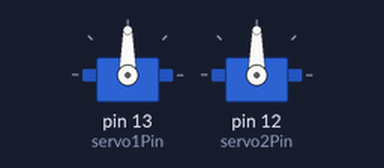
A sketch run on a simulated Arduino Uno, built with avr-gcc and run on an emulated ATmega328P. On the bench: 2 × servo. Random numbers use the default seed unless the sketch sets one.

Above: at 0.1 s.
At 18.33 s:
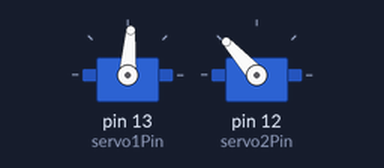
At 28.24 s:
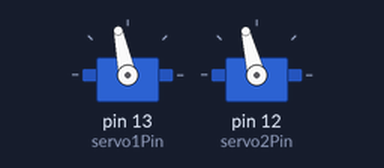
At 38.54 s:
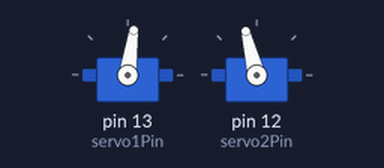
Timing chart, 0 to 40.0 s (numbered marks = the images above):
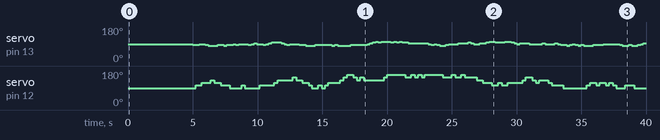

The sketch:

QlearningTEST1.ino
```cpp
#include "Arduino.h"
/*
 Author: Andrew August
 Date:   10/20/141

 This program functions as the "brain" of a reinforcement learning
 agent who's goal is to crawl forward using two arms attached to two
 servos.  For a more detailed description see video at https://www.youtube.com/watch?v=f2nIKFMyfSg

 Intended for use in Arduino UNO
 */

#include <Servo.h>

// #include <NewPing.h>

#define trigPin 10
#define echoPin 6
#define maxDistance 300
#define servo1Pin 13
#define servo2Pin 12
#define trigPin 10

// NewPing ultrasonic(trigPin, echoPin, maxDistance);
Servo servo1;        //lower joint
Servo servo2;        //upper joint

/////////////////////////////////////////////////////////////////////////////////

//Computational parameters
float gamma = 0.75;      //look-ahead weight
float alpha = 0.1; //"Forgetfulness" weight.  The closer this is to 1 the more weight is given to recent samples.

//Parameters for getAction()
float epsilon; //epsilon is the probability of choosing an action randomly.  1-epsilon is the probability of choosing the optimal action

//Servo1 parametersz
//This servo moves up with increased angle
const int numTheta1States = 6;
float theta1InitialAngle = 90.0;
float theta1Max = 100.0; //Can't exceed 110 or else arm will hit bar   //Need theta1Max and theta1Min between 0 and 180
float theta1Min = 80.0;
float deltaTheta1 = (theta1Max - theta1Min) / (float(numTheta1States) - 1.0); //The change in servo1's angle when an action is performed on it
int s1 = int((theta1InitialAngle - theta1Min) / deltaTheta1); //This is an integer between zero and numTheta1States-1 used to index the state number of servo1
float delayTime1 = 4.5 * deltaTheta1; //The time in ms for the servo to move deltaTheta1

//Servo2 parameters
//This servo moves down with increased angle
const int numTheta2States = 6;
float theta2InitialAngle = 90.0;
float theta2Max = 160.0;        //Need theta2Max and theta2Min between 0 and 180
float theta2Min = 90.0;
float deltaTheta2 = (theta2Max - theta2Min) / (float(numTheta2States) - 1.0); //The change in servo2's angle when an action is performed on it
int s2 = int((theta2InitialAngle - theta2Min) / deltaTheta2); //This is an integer between zero and numTheta2States-1 used to index the state number of servo2
float delayTime2 = 4.5 * deltaTheta2;

//Initialize Q to zeros
const int numStates = numTheta1States * numTheta2States;
const int numActions = 4;
float Q[numStates][numActions];

//Initialize the state number. The state number is calculated using the theta1 state number and
//the theta2 state number.  This is the row index of the state in the matrix Q. Starts indexing at 0.
int s = int(s1 * numTheta2States + s2);
int sPrime = s;

//Initialize vars for getDeltaDistanceRolled()
float distanceNew = 0.0;
float distanceOld = 0.0;
float deltaDistance = 0.0;

//These get used in the main loop
float r = 0.0;
float lookAheadValue = 0.0;
float sample = 0.0;
int a = 0;

/////////////////////////////////////////////////////////////////////////////////

void setup() {
	servo1.attach(servo1Pin);
	servo2.attach(servo2Pin);
	servo1.write(theta1InitialAngle);
	servo2.write(theta2InitialAngle);
	delay(5000);
}

/////////////////////////////////////////////////////////////////////////////////

//Returns an action 0, 1, 2, or 3
int getAction() {
	int action;
	float valMax = -10000000.0;
	float val;
	int aMax;
	float randVal;
	int allowedActions[4] = { -1, -1, -1, -1 }; //-1 if action of the index takes you outside the state space.  +1 otherwise
	boolean randomActionFound = false;

	//find the optimal action.  Exclude actions that take you outside the allowed-state space.
	if ((s1 + 1) != numTheta1States) {
		allowedActions[0] = 1;
		val = Q[s][0];
		if (val > valMax) {
			valMax = val;
			aMax = 0;
		}
	}
	if (s1 != 0) {
		allowedActions[1] = 1;
		val = Q[s][1];
		if (val > valMax) {
			valMax = val;
			aMax = 1;
		}
	}
	if ((s2 + 1) != numTheta2States) {
		allowedActions[2] = 1;
		val = Q[s][2];
		if (val > valMax) {
			valMax = val;
			aMax = 2;
		}
	}
	if (s2 != 0) {
		allowedActions[3] = 1;
		val = Q[s][3];
		if (val > valMax) {
			valMax = val;
			aMax = 3;
		}
	}

	//implement epsilon greedy
	randVal = float(random(0, 101));
	if (randVal < (1.0 - epsilon) * 100.0) { //choose the optimal action with probability 1-epsilon
		action = aMax;
	} else {
		while (!randomActionFound) {
			action = int(random(0, 4)); //otherwise pick an action between 0 and 3 randomly (inclusive), but don't use actions that take you outside the state-space
			if (allowedActions[action] == 1) {
				randomActionFound = true;
			}
		}
	}

	return (action);
}

//Given a and the global(s) find the next state.  Also keep track of the individual joint indexes s1 and s2.
void setSPrime(int action) {

	if (action == 0) {
		//joint1++
		sPrime = s + numTheta2States;
		s1++;
	} else if (action == 1) {
		//joint1--
		sPrime = s - numTheta2States;
		s1--;
	} else if (action == 2) {
		//joint2++
		sPrime = s + 1;
		s2++;
	} else {
		//joint2--
		sPrime = s - 1;
		s2--;
	}
}

//Update the position of the servos (this is the physical state transition command)
void setPhysicalState(int action) {
	float currentAngle;
	float finalAngle;

	if (action == 0) {
		currentAngle = servo1.read();
		finalAngle = currentAngle + deltaTheta1;
		servo1.write(finalAngle);
		delay(delayTime1);
	} else if (action == 1) {
		currentAngle = servo1.read();
		finalAngle = currentAngle - deltaTheta1;
		servo1.write(finalAngle);
		delay(delayTime1);
	} else if (action == 2) {
		currentAngle = servo2.read();
		finalAngle = currentAngle + deltaTheta2;
		servo2.write(finalAngle);
		delay(delayTime2);
	} else {
		currentAngle = servo2.read();
		finalAngle = currentAngle - deltaTheta2;
		servo2.write(finalAngle);
		delay(delayTime2);
	}
}

//Get the reward using the distance the agent has moved since the last call
float getDeltaDistanceRolled() {
	//get current distance
	// distanceNew = float(ultrasonic.ping());
	deltaDistance = distanceNew - distanceOld;
	if (abs(deltaDistance) < 57.0 || abs(deltaDistance) > 230.0) { //don't count noise
		deltaDistance = 0.0;
	}
	distanceOld = distanceNew;

	return deltaDistance;
}

//Get max over a' of Q(s',a'), but be careful not to look at actions which take the agent outside of the allowed state space
float getLookAhead() {
	float valMax = -100000.0;
	float val;

	if ((s1 + 1) != numTheta1States) {
		val = Q[sPrime][0];
		if (val > valMax) {
			valMax = val;
		}
	}
	if (s1 != 0) {
		val = Q[sPrime][1];
		if (val > valMax) {
			valMax = val;
		}
	}
	if ((s2 + 1) != numTheta2States) {
		val = Q[sPrime][2];
		if (val > valMax) {
			valMax = val;
		}
	}
	if (s2 != 0) {
		val = Q[sPrime][3];
		if (val > valMax) {
			valMax = val;
		}
	}

	return valMax;
}

void printQ() {
	for (int i = 0; i < numStates; i++) {
		for (int j = 0; j < numActions; j++) {
			Serial.print(Q[i][j]);
			Serial.print(" ");
		}
		Serial.println(" ");
	}
	Serial.println(" ");
}

void initializeQ() {
	for (int i = 0; i < numStates; i++) {
		for (int j = 0; j < numActions; j++) {
			Q[i][j] = 10.0; //Initialize to a positive number to represent optimism over all state-actions
		}
	}
}

/////////////////////////////////////////////////////////////////////////////////

const int rollDelay = 200; //allow time for the agent to roll after it sets its physical state
const float explorationMinutes = 1.0;  //the desired exploration time in minutes
const float explorationConst = (explorationMinutes * 60.0)
		/ ((float(rollDelay)) / 1000.0); //this is the approximate exploration time in units of number of times through the loop

int t = 0;
void loop() {
	t++;
	epsilon = exp(-float(t) / explorationConst);
	a = getAction();           //a is beween 0 and 3
	setSPrime(a);              //this also updates s1 and s2.
	setPhysicalState(a);

	delay(rollDelay); //put a delay after the physical action occurs so the agent has time to move/roll before measuring the new position (before calling getDeltaDistanceRolled)

	r = getDeltaDistanceRolled();
	lookAheadValue = getLookAhead();
	sample = r + gamma * lookAheadValue;
	Q[s][a] = Q[s][a] + alpha * (sample - Q[s][a]);
	s = sPrime;

	if (t == 2) { //need to reset Q at the beginning since a spurious value arises at the first initialization (something from the rangefinder..)
		initializeQ();
	}

	//if(t == int(explorationConst)){
	//  printQ();
	//}
}
```

Measured:
- by itself, servo on pin 13 (servo1Pin): 90° → 86° at 5.0 s, → 90° 0.48 s later, → 86° 0.48 s later, → 82° 0.22 s later, … (83 changes in this stretch)
- by itself, servo on pin 12 (servo2Pin): 90° → 104° at 5.2 s, → 118° 0.48 s later, → 132° 0.70 s later, → 118° 0.26 s later, … (64 changes in this stretch)
